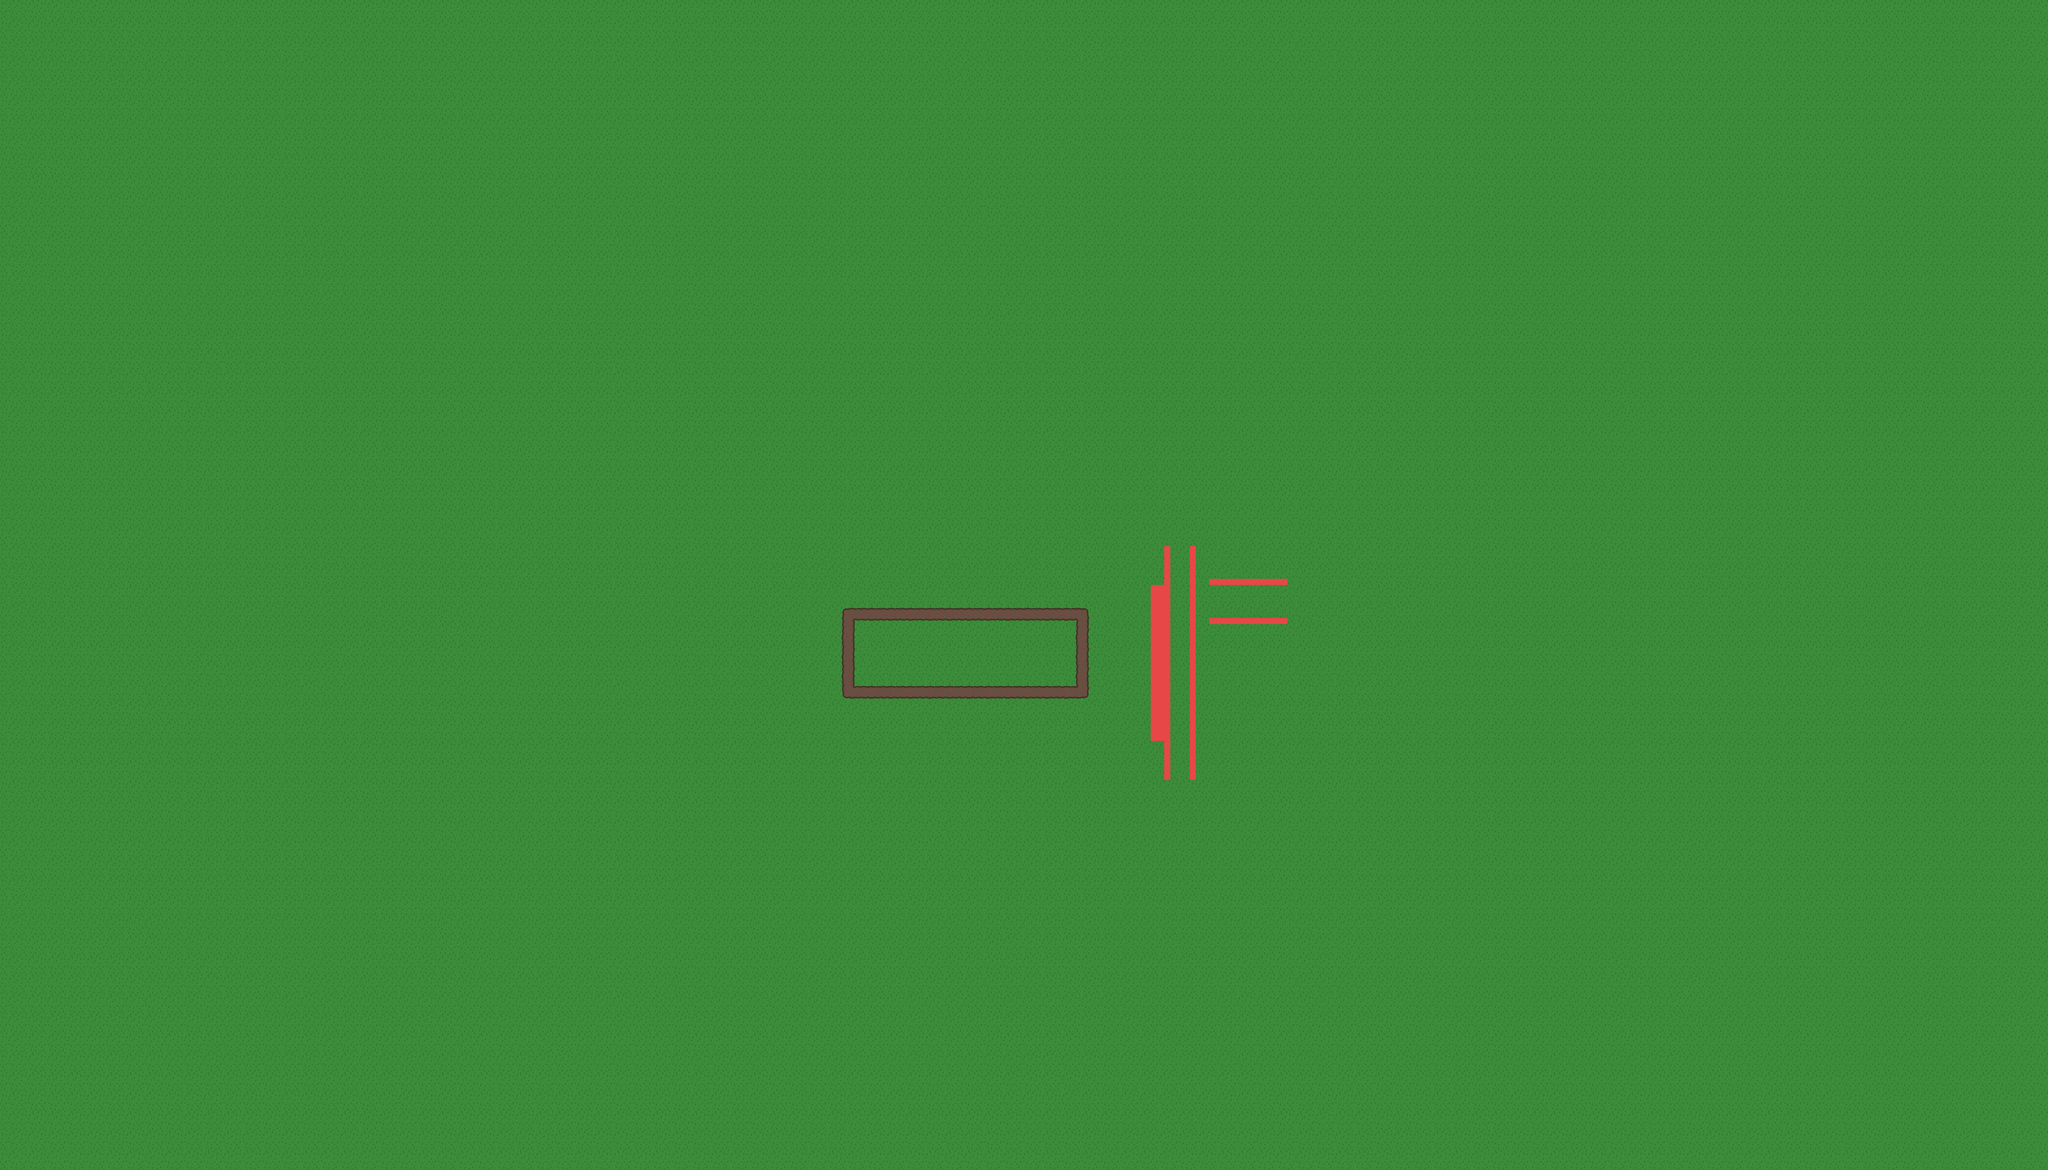

Below is a game level as drawn by its tile map, then a one-line description and the .tmx that defines it (tile-layer data replaced by summaries):
An orthogonal 105x60 tile map with 64x64 px tiles, 3 tile layers (ground, trail, map_limit), 5 tilesets and 12 objects (5x empty, 3x blueberry, tardis, monk, frog, ...).

<map version="1.10" tiledversion="1.10.2" orientation="orthogonal" renderorder="right-down" width="105" height="60" tilewidth="64" tileheight="64" infinite="0" nextlayerid="9" nextobjectid="18">
 <tileset firstgid="1" source="../tile_sets/ground.tsx" />
 <tileset firstgid="26" source="../tile_sets/collision.tsx" />
 <tileset firstgid="30" source="../tile_sets/bush.tsx" />
 <tileset firstgid="32" source="../tile_sets/tardis.tsx" />
 <tileset firstgid="33" source="../tile_sets/statue.tsx" />
 <layer id="1" name="ground" width="105" height="60">
  <data>[6300 cells, 6300 non-empty, 1 distinct tile ids]</data>
 </layer>
 <layer id="3" name="trail" width="105" height="60">
  <data>[6300 cells, 32 non-empty, 6 distinct tile ids]</data>
 </layer>
 <layer id="4" name="map_limit" width="105" height="60">
  <data>[6300 cells, 32 non-empty, 4 distinct tile ids]</data>
 </layer>
 <objectgroup id="5" name="bush">
  <object id="6" name="empty" gid="30" x="3392" y="2176" width="64" height="64" />
  <object id="7" name="empty" gid="30" x="3264" y="2176" width="64" height="64" />
  <object id="8" name="empty" gid="30" x="2880" y="2176" width="64" height="64" />
  <object id="9" name="empty" gid="30" x="3008" y="2176" width="64" height="64" />
  <object id="10" name="empty" gid="30" x="3136" y="2176" width="64" height="64" />
  <object id="11" name="blueberry" gid="31" x="3392" y="2176" width="64" height="64" />
  <object id="12" name="blueberry" gid="31" x="3136" y="2176" width="64" height="64" />
  <object id="13" name="blueberry" gid="31" x="2880" y="2176" width="64" height="64" />
 </objectgroup>
 <objectgroup id="8" name="tree" />
 <objectgroup id="6" name="buildings">
  <object id="14" name="tardis" gid="32" x="2880" y="1984" width="84" height="140" />
 </objectgroup>
 <objectgroup id="7" name="statue">
  <object id="15" name="monk" gid="33" x="3456" y="1984" width="119" height="127" />
  <object id="16" name="frog" gid="34" x="3328" y="1984" width="139" height="125" />
 </objectgroup>
 <objectgroup id="2" name="player">
  <object id="1" name="player_spawn" x="3200" y="1920">
   <point />
  </object>
 </objectgroup>
</map>
